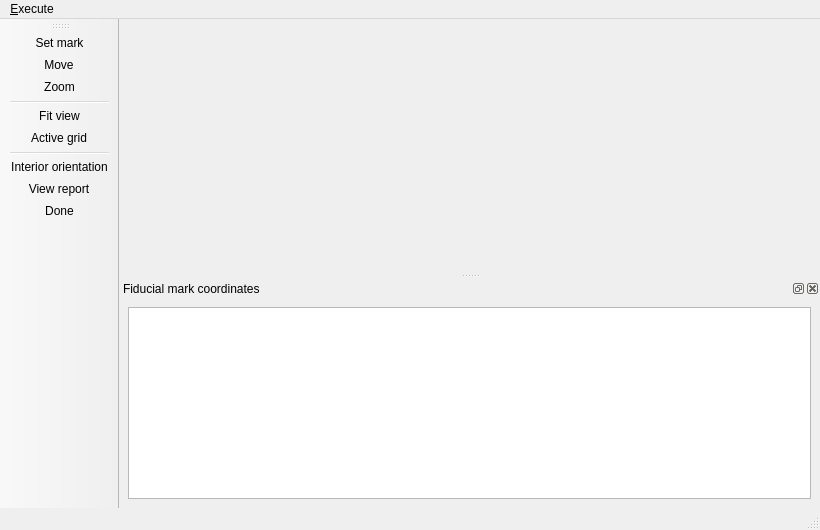
<?xml version="1.0" encoding="UTF-8"?>
<ui version="4.0">
 <class>IOMainWindow</class>
 <widget class="QMainWindow" name="IOMainWindow">
  <property name="geometry">
   <rect>
    <x>0</x>
    <y>0</y>
    <width>820</width>
    <height>530</height>
   </rect>
  </property>
  <property name="windowTitle">
   <string>Interior Orientation</string>
  </property>
  <property name="windowIcon">
   <iconset resource="../resource/resource.qrc">
    <normaloff>:/icon/WindowIcon.png</normaloff>:/icon/WindowIcon.png</iconset>
  </property>
  <widget class="QWidget" name="centralwidget">
   <layout class="QGridLayout"/>
  </widget>
  <widget class="QStatusBar" name="statusbar"/>
  <widget class="QMenuBar" name="menuBar">
   <property name="geometry">
    <rect>
     <x>0</x>
     <y>0</y>
     <width>820</width>
     <height>25</height>
    </rect>
   </property>
   <widget class="QMenu" name="menuExecute">
    <property name="title">
     <string>&amp;Execute</string>
    </property>
    <addaction name="actionInterior_orientation"/>
    <addaction name="actionView_report"/>
   </widget>
   <addaction name="menuExecute"/>
  </widget>
  <widget class="QToolBar" name="toolBar">
   <property name="mouseTracking">
    <bool>false</bool>
   </property>
   <property name="windowTitle">
    <string>Execute tools</string>
   </property>
   <property name="layoutDirection">
    <enum>Qt::LeftToRight</enum>
   </property>
   <property name="autoFillBackground">
    <bool>false</bool>
   </property>
   <property name="toolButtonStyle">
    <enum>Qt::ToolButtonIconOnly</enum>
   </property>
   <attribute name="toolBarArea">
    <enum>LeftToolBarArea</enum>
   </attribute>
   <attribute name="toolBarBreak">
    <bool>false</bool>
   </attribute>
   <addaction name="actionSet_mark"/>
   <addaction name="actionMove"/>
   <addaction name="actionZoom"/>
   <addaction name="separator"/>
   <addaction name="actionFit_view"/>
   <addaction name="actionActive_grid"/>
   <addaction name="separator"/>
   <addaction name="actionInterior_orientation"/>
   <addaction name="actionView_report"/>
   <addaction name="actionDone"/>
  </widget>
  <widget class="QDockWidget" name="dockWidget">
   <property name="contextMenuPolicy">
    <enum>Qt::NoContextMenu</enum>
   </property>
   <property name="windowIcon">
    <iconset>
     <normaloff/>
    </iconset>
   </property>
   <property name="floating">
    <bool>false</bool>
   </property>
   <property name="features">
    <set>QDockWidget::AllDockWidgetFeatures</set>
   </property>
   <property name="windowTitle">
    <string>Fiducial mark coordinates</string>
   </property>
   <attribute name="dockWidgetArea">
    <number>8</number>
   </attribute>
   <widget class="QWidget" name="dockWidgetContents">
    <layout class="QGridLayout">
     <item row="0" column="0">
      <widget class="QTableView" name="table1"/>
     </item>
    </layout>
   </widget>
  </widget>
  <action name="actionZoom">
   <property name="checkable">
    <bool>true</bool>
   </property>
   <property name="icon">
    <iconset resource="../resource/resource.qrc">
     <normaloff>:/icon/find.png</normaloff>:/icon/find.png</iconset>
   </property>
   <property name="text">
    <string>&amp;Zoom</string>
   </property>
   <property name="toolTip">
    <string>&lt;!DOCTYPE HTML PUBLIC &quot;-//W3C//DTD HTML 4.0//EN&quot; &quot;http://www.w3.org/TR/REC-html40/strict.dtd&quot;&gt;
&lt;html&gt;&lt;head&gt;&lt;meta name=&quot;qrichtext&quot; content=&quot;1&quot; /&gt;&lt;style type=&quot;text/css&quot;&gt;
p, li { white-space: pre-wrap; }
&lt;/style&gt;&lt;/head&gt;&lt;body style=&quot; font-family:'Sans'; font-size:10pt; font-weight:400; font-style:normal;&quot;&gt;
&lt;p style=&quot; margin-top:0px; margin-bottom:0px; margin-left:0px; margin-right:0px; -qt-block-indent:0; text-indent:0px;&quot;&gt;&lt;span style=&quot; color:#000000;&quot;&gt;Zoom&lt;/span&gt;&lt;/p&gt;&lt;/body&gt;&lt;/html&gt;</string>
   </property>
   <property name="shortcut">
    <string>Ctrl+Z</string>
   </property>
  </action>
  <action name="actionExit">
   <property name="icon">
    <iconset resource="../resource/resource.qrc">
     <normaloff>:/icon/exit2.png</normaloff>:/icon/exit2.png</iconset>
   </property>
   <property name="text">
    <string>&amp;Exit</string>
   </property>
   <property name="shortcut">
    <string>Ctrl+E</string>
   </property>
  </action>
  <action name="actionView_report">
   <property name="icon">
    <iconset resource="../resource/resource.qrc">
     <normaloff>:/icon/table.png</normaloff>:/icon/table.png</iconset>
   </property>
   <property name="text">
    <string>View &amp;report</string>
   </property>
   <property name="toolTip">
    <string>&lt;!DOCTYPE HTML PUBLIC &quot;-//W3C//DTD HTML 4.0//EN&quot; &quot;http://www.w3.org/TR/REC-html40/strict.dtd&quot;&gt;
&lt;html&gt;&lt;head&gt;&lt;meta name=&quot;qrichtext&quot; content=&quot;1&quot; /&gt;&lt;style type=&quot;text/css&quot;&gt;
p, li { white-space: pre-wrap; }
&lt;/style&gt;&lt;/head&gt;&lt;body style=&quot; font-family:'Sans'; font-size:10pt; font-weight:400; font-style:normal;&quot;&gt;
&lt;p style=&quot; margin-top:0px; margin-bottom:0px; margin-left:0px; margin-right:0px; -qt-block-indent:0; text-indent:0px;&quot;&gt;&lt;span style=&quot; color:#000000;&quot;&gt;View report&lt;/span&gt;&lt;/p&gt;&lt;/body&gt;&lt;/html&gt;</string>
   </property>
   <property name="shortcut">
    <string>Ctrl+R</string>
   </property>
  </action>
  <action name="actionFit_view">
   <property name="icon">
    <iconset resource="../resource/resource.qrc">
     <normaloff>:/icon/fit.png</normaloff>:/icon/fit.png</iconset>
   </property>
   <property name="text">
    <string>Fit &amp;view</string>
   </property>
   <property name="toolTip">
    <string>&lt;!DOCTYPE HTML PUBLIC &quot;-//W3C//DTD HTML 4.0//EN&quot; &quot;http://www.w3.org/TR/REC-html40/strict.dtd&quot;&gt;
&lt;html&gt;&lt;head&gt;&lt;meta name=&quot;qrichtext&quot; content=&quot;1&quot; /&gt;&lt;style type=&quot;text/css&quot;&gt;
p, li { white-space: pre-wrap; }
&lt;/style&gt;&lt;/head&gt;&lt;body style=&quot; font-family:'Sans'; font-size:10pt; font-weight:400; font-style:normal;&quot;&gt;
&lt;p style=&quot; margin-top:0px; margin-bottom:0px; margin-left:0px; margin-right:0px; -qt-block-indent:0; text-indent:0px;&quot;&gt;&lt;span style=&quot; color:#000000;&quot;&gt;Fit view&lt;/span&gt;&lt;/p&gt;&lt;/body&gt;&lt;/html&gt;</string>
   </property>
   <property name="shortcut">
    <string>Ctrl+V</string>
   </property>
  </action>
  <action name="actionSet_mark">
   <property name="checkable">
    <bool>true</bool>
   </property>
   <property name="icon">
    <iconset>
     <normaloff>:/icon/mark.png</normaloff>:/icon/mark.png</iconset>
   </property>
   <property name="text">
    <string>&amp;Set mark</string>
   </property>
   <property name="iconText">
    <string>Set mark</string>
   </property>
   <property name="toolTip">
    <string>&lt;!DOCTYPE HTML PUBLIC &quot;-//W3C//DTD HTML 4.0//EN&quot; &quot;http://www.w3.org/TR/REC-html40/strict.dtd&quot;&gt;
&lt;html&gt;&lt;head&gt;&lt;meta name=&quot;qrichtext&quot; content=&quot;1&quot; /&gt;&lt;style type=&quot;text/css&quot;&gt;
p, li { white-space: pre-wrap; }
&lt;/style&gt;&lt;/head&gt;&lt;body style=&quot; font-family:'Sans'; font-size:10pt; font-weight:400; font-style:normal;&quot;&gt;
&lt;p style=&quot; margin-top:0px; margin-bottom:0px; margin-left:0px; margin-right:0px; -qt-block-indent:0; text-indent:0px;&quot;&gt;&lt;span style=&quot; color:#000000;&quot;&gt;Set mark&lt;/span&gt;&lt;/p&gt;&lt;/body&gt;&lt;/html&gt;</string>
   </property>
   <property name="shortcut">
    <string>Ctrl+S</string>
   </property>
  </action>
  <action name="actionInterior_orientation">
   <property name="icon">
    <iconset resource="../resource/resource.qrc">
     <normaloff>:/icon/interior.ico</normaloff>:/icon/interior.ico</iconset>
   </property>
   <property name="text">
    <string>Interior &amp;orientation</string>
   </property>
   <property name="toolTip">
    <string>&lt;!DOCTYPE HTML PUBLIC &quot;-//W3C//DTD HTML 4.0//EN&quot; &quot;http://www.w3.org/TR/REC-html40/strict.dtd&quot;&gt;
&lt;html&gt;&lt;head&gt;&lt;meta name=&quot;qrichtext&quot; content=&quot;1&quot; /&gt;&lt;style type=&quot;text/css&quot;&gt;
p, li { white-space: pre-wrap; }
&lt;/style&gt;&lt;/head&gt;&lt;body style=&quot; font-family:'Sans'; font-size:10pt; font-weight:400; font-style:normal;&quot;&gt;
&lt;p style=&quot; margin-top:0px; margin-bottom:0px; margin-left:0px; margin-right:0px; -qt-block-indent:0; text-indent:0px;&quot;&gt;&lt;span style=&quot; color:#000000;&quot;&gt;Interior orientation&lt;/span&gt;&lt;/p&gt;&lt;/body&gt;&lt;/html&gt;</string>
   </property>
   <property name="shortcut">
    <string>Ctrl+O</string>
   </property>
  </action>
  <action name="actionMove">
   <property name="checkable">
    <bool>true</bool>
   </property>
   <property name="icon">
    <iconset resource="../resource/resource.qrc">
     <normaloff>:/icon/move.png</normaloff>:/icon/move.png</iconset>
   </property>
   <property name="text">
    <string>&amp;Move</string>
   </property>
   <property name="toolTip">
    <string>&lt;!DOCTYPE HTML PUBLIC &quot;-//W3C//DTD HTML 4.0//EN&quot; &quot;http://www.w3.org/TR/REC-html40/strict.dtd&quot;&gt;
&lt;html&gt;&lt;head&gt;&lt;meta name=&quot;qrichtext&quot; content=&quot;1&quot; /&gt;&lt;style type=&quot;text/css&quot;&gt;
p, li { white-space: pre-wrap; }
&lt;/style&gt;&lt;/head&gt;&lt;body style=&quot; font-family:'Sans'; font-size:10pt; font-weight:400; font-style:normal;&quot;&gt;
&lt;p style=&quot; margin-top:0px; margin-bottom:0px; margin-left:0px; margin-right:0px; -qt-block-indent:0; text-indent:0px;&quot;&gt;&lt;span style=&quot; color:#000000;&quot;&gt;Move&lt;/span&gt;&lt;/p&gt;&lt;/body&gt;&lt;/html&gt;</string>
   </property>
   <property name="shortcut">
    <string>Ctrl+M</string>
   </property>
  </action>
  <action name="actionActive_grid">
   <property name="icon">
    <iconset resource="../resource/resource.qrc">
     <normaloff>:/icon/grid.png</normaloff>:/icon/grid.png</iconset>
   </property>
   <property name="text">
    <string>&amp;Active grid</string>
   </property>
   <property name="iconText">
    <string>Active grid</string>
   </property>
   <property name="toolTip">
    <string>&lt;!DOCTYPE HTML PUBLIC &quot;-//W3C//DTD HTML 4.0//EN&quot; &quot;http://www.w3.org/TR/REC-html40/strict.dtd&quot;&gt;
&lt;html&gt;&lt;head&gt;&lt;meta name=&quot;qrichtext&quot; content=&quot;1&quot; /&gt;&lt;style type=&quot;text/css&quot;&gt;
p, li { white-space: pre-wrap; }
&lt;/style&gt;&lt;/head&gt;&lt;body style=&quot; font-family:'Sans'; font-size:10pt; font-weight:400; font-style:normal;&quot;&gt;
&lt;p style=&quot; margin-top:0px; margin-bottom:0px; margin-left:0px; margin-right:0px; -qt-block-indent:0; text-indent:0px;&quot;&gt;&lt;span style=&quot; color:#000000;&quot;&gt;Active grid&lt;/span&gt;&lt;/p&gt;&lt;/body&gt;&lt;/html&gt;</string>
   </property>
   <property name="shortcut">
    <string>Ctrl+A</string>
   </property>
   <property name="visible">
    <bool>false</bool>
   </property>
  </action>
  <action name="actionDone">
   <property name="icon">
    <iconset resource="../resource/resource.qrc">
     <normaloff>:/icon/done.png</normaloff>:/icon/done.png</iconset>
   </property>
   <property name="text">
    <string>Done</string>
   </property>
   <property name="toolTip">
    <string>&lt;!DOCTYPE HTML PUBLIC &quot;-//W3C//DTD HTML 4.0//EN&quot; &quot;http://www.w3.org/TR/REC-html40/strict.dtd&quot;&gt;
&lt;html&gt;&lt;head&gt;&lt;meta name=&quot;qrichtext&quot; content=&quot;1&quot; /&gt;&lt;style type=&quot;text/css&quot;&gt;
p, li { white-space: pre-wrap; }
&lt;/style&gt;&lt;/head&gt;&lt;body style=&quot; font-family:'Sans'; font-size:10pt; font-weight:400; font-style:normal;&quot;&gt;
&lt;p style=&quot; margin-top:0px; margin-bottom:0px; margin-left:0px; margin-right:0px; -qt-block-indent:0; text-indent:0px;&quot;&gt;&lt;span style=&quot; color:#000000;&quot;&gt;Done&lt;/span&gt;&lt;/p&gt;&lt;/body&gt;&lt;/html&gt;</string>
   </property>
  </action>
 </widget>
 <resources>
  <include location="../resource/resource.qrc"/>
 </resources>
 <connections/>
</ui>
